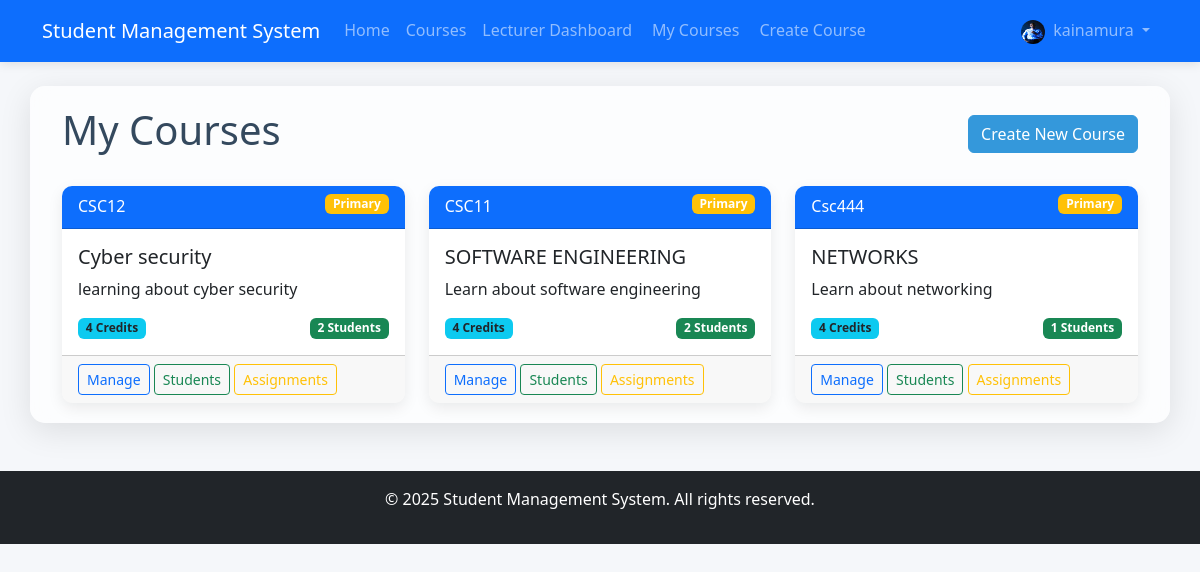
The app's page /lecturer/courses/ (signed in) with its own data.
### accounts/models.py (models this page shows, shortened)
class User(AbstractUser):
    USER_TYPE_CHOICES = (
        ('admin', 'Admin'),
        ('student', 'Student'),
        ('lecturer', 'Lecturer'),
    )
    user_type = models.CharField(max_length=10, choices=USER_TYPE_CHOICES, default='student')
    profile_picture = models.ImageField(upload_to='profile_pics/', null=True, blank=True)
    date_of_birth = models.DateField(null=True, blank=True)
    phone_number = models.CharField(max_length=15, null=True, blank=True)
    address = models.TextField(null=True, blank=True)

### lecturer/models.py (models this page shows, shortened)
class LecturerCourse(models.Model):
    lecturer = models.ForeignKey(LecturerProfile, on_delete=models.CASCADE, related_name='courses')
    course = models.ForeignKey(Course, on_delete=models.CASCADE, related_name='lecturers')
    is_primary = models.BooleanField(default=False)
    class Meta:
        unique_together = ('lecturer', 'course')

### course/models.py (models this page shows, shortened)
class Course(models.Model):
    code = models.CharField(max_length=20, unique=True)
    title = models.CharField(max_length=200)
    description = models.TextField()
    credits = models.PositiveIntegerField()
    is_active = models.BooleanField(default=True)
    created_at = models.DateTimeField(auto_now_add=True)
    updated_at = models.DateTimeField(auto_now=True)

### lecturer/views.py (the view)
    def wrapper(request, *args, **kwargs):
        if not request.user.is_authenticated:
            return redirect('accounts:login')
        if request.user.user_type != 'lecturer':
            return HttpResponseForbidden("You must be a lecturer to access this page.")
        return view_func(request, *args, **kwargs)

### lecturer/views.py (called while the page is built)
def lecturer_required(view_func):
    def wrapper(request, *args, **kwargs):
        if not request.user.is_authenticated:
            return redirect('accounts:login')
        if request.user.user_type != 'lecturer':
            return HttpResponseForbidden("You must be a lecturer to access this page.")
        return view_func(request, *args, **kwargs)
    return wrapper

@login_required
@lecturer_required
def course_list(request):
    lecturer_profile = request.user.lecturer_profile
    lecturer_courses = LecturerCourse.objects.filter(lecturer=lecturer_profile).select_related('course')
    for lc in lecturer_courses:
        lc.enrollment_count = Enrollment.objects.filter(course=lc.course).count()
    context = {
        'lecturer_courses': lecturer_courses,
    }
    return render(request, 'lecturer/course_list.html', context)

### templates/lecturer/course_list.html (shortened to what this page needs)
{% extends 'base.html' %}
{% block content %}
<div class="container">
    <div class="d-flex justify-content-between align-items-center mb-4">
        <h1>My Courses</h1>
        <a href="{% url 'lecturer:create_course' %}" class="btn btn-primary">
             Create New Course
        </a>
    </div>
    {% if lecturer_courses %}
        <div class="row row-cols-1 row-cols-md-2 row-cols-lg-3 g-4">
            {% for lc in lecturer_courses %}
                <div class="col">
                    <div class="card h-100">
                        <div class="card-header bg-primary text-white">
                            {{ lc.course.code }}
                            {% if lc.is_primary %}
                                <span class="badge bg-warning float-end">Primary</span>
                            {% endif %}
                        </div>
                        <div class="card-body">
                            <h5 class="card-title">{{ lc.course.title }}</h5>
                            <p class="card-text text-truncate">{{ lc.course.description }}</p>
                            <div class="d-flex justify-content-between">
                                <span class="badge bg-info text-dark">{{ lc.course.credits }} Credits</span>
                                <span class="badge bg-success">{{ lc.enrollment_count }} Students</span>
                            </div>
                        </div>
                        <div class="card-footer">
                            <a href="{% url 'lecturer:course_detail' lc.course.id %}" class="btn btn-sm btn-outline-primary">Manage</a>
                            <a href="{% url 'lecturer:student_list' lc.course.id %}" class="btn btn-sm btn-outline-success">Students</a>
                            <a href="{% url 'lecturer:manage_assignments' lc.course.id %}" class="btn btn-sm btn-outline-warning">Assignments</a>
                        </div>
                    </div>
                </div>
            {% endfor %}
        </div>
    {% else %}
        <div class="glass-container text-center py-5">
            <h3>You haven't been assigned to any courses yet.</h3>
            <p>Click the button below to create your first course.</p>
            <a href="{% url 'lecturer:create_course' %}" class="btn btn-primary mt-3">Create Course</a>
        </div>
    {% endif %}
</div>
{% endblock %}

### templates/base.html (shortened to what this page needs)
<!DOCTYPE html>
<html lang="en">
<head>
    <link href="https://cdn.jsdelivr.net/npm/bootstrap@5.3.0/dist/css/bootstrap.min.css" rel="stylesheet">
    <link rel="stylesheet" href="/static/css/main.css">
</head>
<body>
    <nav class="navbar navbar-expand-lg navbar-dark bg-primary">
        <div class="container">
            <a class="navbar-brand" href="/">Student Management System</a>
            <div class="collapse navbar-collapse" id="navbarNav">
                <ul class="navbar-nav me-auto">
                    <li class="nav-item">
                        <a class="nav-link" href="/">Home</a>
                    </li>
                    {% if user.is_authenticated %}
                        <li class="nav-item">
                            <a class="nav-link" href="{% url 'course:course_list' %}">Courses</a>
                        </li>
                        {% if user.user_type == 'student' %}
                            <li class="nav-item">
                                <a class="nav-link" href="{% url 'student:dashboard' %}">Student Dashboard</a>
                            </li>
                            <li class="nav-item">
                                <a class="nav-link" href="{% url 'student:assignment_list' %}">
                                    <i class="fas fa-tasks me-1"></i> Assignments
                                </a>
                            </li>
                            <li class="nav-item">
                                <a class="nav-link position-relative" href="{% url 'student:view_notifications' %}">
                                    <i class="fas fa-bell me-1"></i> Notifications
                                    {% with notification_count=user.notifications.filter.count %}
                                        {% if notification_count > 0 %}
                                            <span class="position-absolute top-0 start-100 translate-middle badge rounded-pill bg-danger">
                                                {{ notification_count }}
                                            </span>
                                        {% endif %}
                                    {% endwith %}
                                </a>
                            </li>
                        {% elif user.user_type == 'lecturer' %}
                            <li class="nav-item">
                                <a class="nav-link" href="{% url 'lecturer:dashboard' %}">Lecturer Dashboard</a>
                            </li>
                            <li class="nav-item">
                                <a class="nav-link" href="{% url 'lecturer:course_list' %}">
                                     My Courses
                                </a>
                            </li>
                            <li class="nav-item">
                                <a class="nav-link" href="{% url 'lecturer:create_course' %}">
                                     Create Course
                                </a>
                            </li>
                        {% endif %}
                    {% endif %}
                </ul>
                <ul class="navbar-nav">
                    {% if user.is_authenticated %}
                        <li class="nav-item dropdown">
                            <a class="nav-link dropdown-toggle" href="#" id="navbarDropdown" role="button" data-bs-toggle="dropdown">
                                {% if user.profile_picture %}
                                    <img src="{{ user.profile_picture.url }}" alt="Profile" class="rounded-circle me-1" width="24" height="24">
                                {% endif %}
                                {{ user.username }}
                            </a>
                        </li>
                    {% endif %}
                </ul>
            </div>
        </div>
    </nav>
    <div class="container mt-4 glass-container">
        {% block content %}{% endblock %}
    </div>
    <footer class="bg-dark text-white mt-5 py-3">
        <div class="container text-center">
            <p>&copy; {% now "Y" %} Student Management System. All rights reserved.</p>
        </div>
    </footer>
</body>
</html>

### static/css/main.css (style rules this page uses)
:root { --primary-color: #3498db; --secondary-color: #2ecc71; --background-color: #f5f7fa; --text-color: #34495e; --accent-color: #9b59b6; --shadow-color: rgba(0, 0, 0, 0.1); }
body { font-family: 'Segoe UI', Tahoma, Geneva, Verdana, sans-serif; background-color: var(--background-color); color: var(--text-color); line-height: 1.6; }
.glass-container { background: rgba(255, 255, 255, 0.7); backdrop-filter: blur(10px); border-radius: 15px; box-shadow: 0 8px 32px 0 var(--shadow-color); padding: 20px; margin-bottom: 30px; }
.card { transition: transform 0.3s, box-shadow 0.3s; border-radius: 10px; overflow: hidden; border: none; box-shadow: 0 5px 15px rgba(0, 0, 0, 0.08); }
.btn-primary { background-color: var(--primary-color); border-color: var(--primary-color); }
.navbar { box-shadow: 0 2px 10px rgba(0, 0, 0, 0.1); padding: 10px 0; }

### records on screen
User: profile_picture (picture), username "kainamura"
LecturerCourse: course.code "CSC12", is_primary "Primary", course "Cyber security", course.description "learning about cyber security", course.credits "4", enrollment_count "2"
LecturerCourse: course.code "CSC11", is_primary "Primary", course "SOFTWARE ENGINEERING", course.description "Learn about software engineering", course.credits "4", enrollment_count "2"
LecturerCourse: course.code "Csc444", is_primary "Primary", course "NETWORKS", course.description "Learn about networking", course.credits "4", enrollment_count "1"
